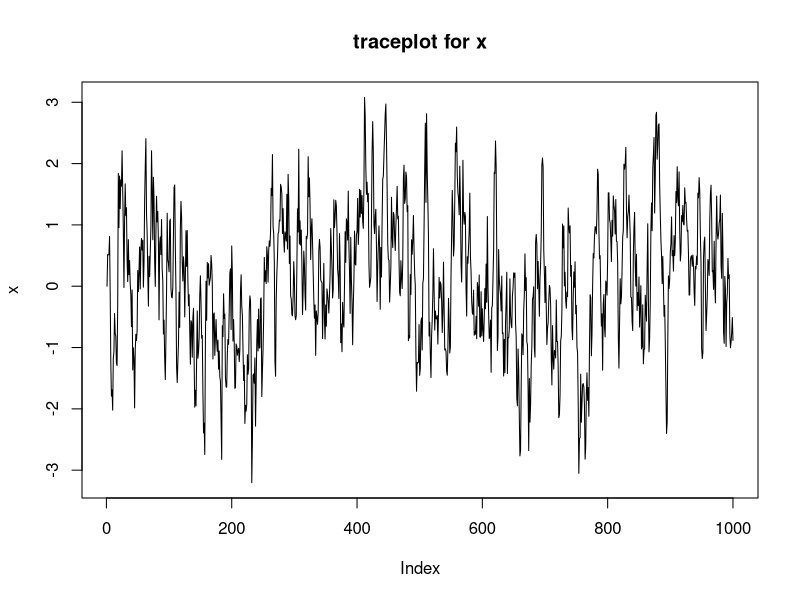
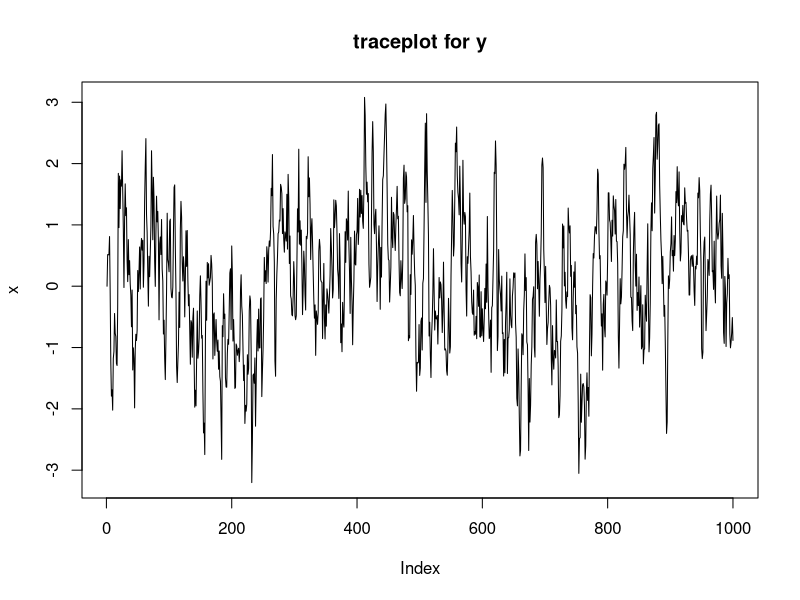

R code for these plots, in order:
n=1000
x=rep(0,n)
y=rep(0,n)
z=rep(0,n)
xdist<- function(y, z, i){
  rnorm(1, mean= 0.899*y[i]+0.1*z[i], sd = 0.1899^0.5)
}
ydist <- function(x, z, i){
  rnorm(1, mean= 0.899*x[i]+0.1*z[i], sd = 0.1899^0.5)
}
zdist<- function(x, y, i){
  rnorm(1, mean= 0.053*x[i]+0.053*y[i], sd=0.989^0.5)
  
}
for (i in 2:n) {
  x[i]=xdist(y, z, i-1)
  y[i]=ydist(x, z, i)
  z[i]=zdist(x, y, i)
}
plot(x, type="l", main= "traceplot for x")
plot(x, type="l", main= "traceplot for y")